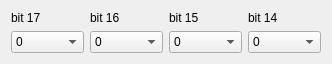
                <widget class="QWidget" name="scrollAreaWidgetContents">
                 <property name="geometry">
                  <rect>
                   <x>-162</x>
                   <y>0</y>
                   <width>332</width>
                   <height>55</height>
                  </rect>
                 </property>
                 <layout class="QGridLayout" name="gridLayout_12">
                  <item row="0" column="0">
                   <widget class="QLabel" name="label_20">
                    <property name="text">
                     <string>bit 17</string>
                    </property>
                   </widget>
                  </item>
                  <item row="0" column="2">
                   <widget class="QLabel" name="label_22">
                    <property name="text">
                     <string>bit 15</string>
                    </property>
                   </widget>
                  </item>
                  <item row="1" column="2">
                   <widget class="QComboBox" name="comboBox_8">
                    <item>
                     <property name="text">
                      <string>0</string>
                     </property>
                    </item>
                    <item>
                     <property name="text">
                      <string>1</string>
                     </property>
                    </item>
                    <item>
                     <property name="text">
                      <string>-</string>
                     </property>
                    </item>
                   </widget>
                  </item>
                  <item row="1" column="0">
                   <widget class="QComboBox" name="comboBox_6">
                    <item>
                     <property name="text">
                      <string>0</string>
                     </property>
                    </item>
                    <item>
                     <property name="text">
                      <string>1</string>
                     </property>
                    </item>
                    <item>
                     <property name="text">
                      <string>-</string>
                     </property>
                    </item>
                   </widget>
                  </item>
                  <item row="0" column="1">
                   <widget class="QLabel" name="label_21">
                    <property name="text">
                     <string>bit 16</string>
                    </property>
                   </widget>
                  </item>
                  <item row="1" column="1">
                   <widget class="QComboBox" name="comboBox_7">
                    <item>
                     <property name="text">
                      <string>0</string>
                     </property>
                    </item>
                    <item>
                     <property name="text">
                      <string>1</string>
                     </property>
                    </item>
                    <item>
                     <property name="text">
                      <string>-</string>
                     </property>
                    </item>
                   </widget>
                  </item>
                  <item row="0" column="3">
                   <widget class="QLabel" name="label_29">
                    <property name="text">
                     <string>bit 14</string>
                    </property>
                   </widget>
                  </item>
                  <item row="1" column="3">
                   <widget class="QComboBox" name="comboBox_9">
                    <item>
                     <property name="text">
                      <string>0</string>
                     </property>
                    </item>
                    <item>
                     <property name="text">
                      <string>1</string>
                     </property>
                    </item>
                    <item>
                     <property name="text">
                      <string>-</string>
                     </property>
                    </item>
                   </widget>
                  </item>
                 </layout>
                </widget>
